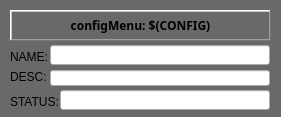
<?xml version="1.0" encoding="UTF-8"?>
<ui version="4.0">
 <class>MainWindow</class>
 <widget class="QMainWindow" name="MainWindow">
  <property name="geometry">
   <rect>
    <x>0</x>
    <y>0</y>
    <width>281</width>
    <height>117</height>
   </rect>
  </property>
  <property name="styleSheet">
   <string notr="true">

QWidget#centralWidget {background-color: rgb(105, 105, 105);}
QPushButton::menu-indicator {image: url(none.png); width: 0}

</string>
  </property>
  <widget class="QWidget" name="centralWidget">
   <widget class="caLineEdit" name="caLineEdit_0">
    <property name="geometry">
     <rect>
      <x>50</x>
      <y>45</y>
      <width>220</width>
      <height>20</height>
     </rect>
    </property>
    <property name="alignment">
     <set>Qt::AlignRight|Qt::AlignTrailing|Qt::AlignVCenter</set>
    </property>
    <property name="channel" stdset="0">
     <string>$(P)$(CONFIG)Menu:currName</string>
    </property>
    <property name="foreground">
     <color>
      <red>0</red>
      <green>255</green>
      <blue>0</blue>
     </color>
    </property>
    <property name="background">
     <color>
      <red>0</red>
      <green>0</green>
      <blue>0</blue>
     </color>
    </property>
    <property name="colorMode">
     <enum>caLineEdit::Static</enum>
    </property>
    <property name="precisionMode">
     <enum>caLineEdit::Channel</enum>
    </property>
    <property name="limitsMode">
     <enum>caLineEdit::Channel</enum>
    </property>
    <property name="maxValue">
     <double>1.000000000000000</double>
    </property>
    <property name="minValue">
     <double>0.000000000000000</double>
    </property>
    <property name="fontScaleMode">
     <enum>caLineEdit::WidthAndHeight</enum>
    </property>
    <property name="formatType">
     <enum>caLineEdit::string</enum>
    </property>
   </widget>
   <widget class="caLineEdit" name="caLineEdit_1">
    <property name="geometry">
     <rect>
      <x>50</x>
      <y>70</y>
      <width>220</width>
      <height>16</height>
     </rect>
    </property>
    <property name="alignment">
     <set>Qt::AlignRight|Qt::AlignTrailing|Qt::AlignVCenter</set>
    </property>
    <property name="channel" stdset="0">
     <string>$(P)$(CONFIG)Menu:currDesc</string>
    </property>
    <property name="foreground">
     <color>
      <red>0</red>
      <green>255</green>
      <blue>0</blue>
     </color>
    </property>
    <property name="background">
     <color>
      <red>0</red>
      <green>0</green>
      <blue>0</blue>
     </color>
    </property>
    <property name="colorMode">
     <enum>caLineEdit::Static</enum>
    </property>
    <property name="precisionMode">
     <enum>caLineEdit::Channel</enum>
    </property>
    <property name="limitsMode">
     <enum>caLineEdit::Channel</enum>
    </property>
    <property name="maxValue">
     <double>1.000000000000000</double>
    </property>
    <property name="minValue">
     <double>0.000000000000000</double>
    </property>
    <property name="fontScaleMode">
     <enum>caLineEdit::WidthAndHeight</enum>
    </property>
    <property name="formatType">
     <enum>caLineEdit::string</enum>
    </property>
   </widget>
   <widget class="caLineEdit" name="caLineEdit_2">
    <property name="geometry">
     <rect>
      <x>60</x>
      <y>90</y>
      <width>210</width>
      <height>20</height>
     </rect>
    </property>
    <property name="alignment">
     <set>Qt::AlignRight|Qt::AlignTrailing|Qt::AlignVCenter</set>
    </property>
    <property name="channel" stdset="0">
     <string>$(P)$(CONFIG)Menu:status</string>
    </property>
    <property name="foreground">
     <color>
      <red>0</red>
      <green>255</green>
      <blue>0</blue>
     </color>
    </property>
    <property name="background">
     <color>
      <red>0</red>
      <green>0</green>
      <blue>0</blue>
     </color>
    </property>
    <property name="colorMode">
     <enum>caLineEdit::Static</enum>
    </property>
    <property name="precisionMode">
     <enum>caLineEdit::Channel</enum>
    </property>
    <property name="limitsMode">
     <enum>caLineEdit::Channel</enum>
    </property>
    <property name="maxValue">
     <double>1.000000000000000</double>
    </property>
    <property name="minValue">
     <double>0.000000000000000</double>
    </property>
    <property name="fontScaleMode">
     <enum>caLineEdit::WidthAndHeight</enum>
    </property>
    <property name="formatType">
     <enum>caLineEdit::string</enum>
    </property>
   </widget>
   <widget class="caLabel" name="caLabel_1">
    <property name="geometry">
     <rect>
      <x>10</x>
      <y>50</y>
      <width>40</width>
      <height>13</height>
     </rect>
    </property>
    <property name="frameShape">
     <enum>QFrame::NoFrame</enum>
    </property>
    <property name="text">
     <string>NAME:</string>
    </property>
    <property name="alignment">
     <set>Qt::AlignLeading|Qt::AlignLeft|Qt::AlignVCenter</set>
    </property>
    <property name="fontScaleMode">
     <enum>ESimpleLabel::WidthAndHeight</enum>
    </property>
    <property name="foreground">
     <color>
      <red>0</red>
      <green>0</green>
      <blue>0</blue>
     </color>
    </property>
    <property name="background">
     <color alpha="0">
      <red>0</red>
      <green>0</green>
      <blue>0</blue>
     </color>
    </property>
   </widget>
   <widget class="caLabel" name="caLabel_2">
    <property name="geometry">
     <rect>
      <x>10</x>
      <y>70</y>
      <width>40</width>
      <height>13</height>
     </rect>
    </property>
    <property name="frameShape">
     <enum>QFrame::NoFrame</enum>
    </property>
    <property name="text">
     <string>DESC:</string>
    </property>
    <property name="alignment">
     <set>Qt::AlignLeading|Qt::AlignLeft|Qt::AlignVCenter</set>
    </property>
    <property name="fontScaleMode">
     <enum>ESimpleLabel::WidthAndHeight</enum>
    </property>
    <property name="foreground">
     <color>
      <red>0</red>
      <green>0</green>
      <blue>0</blue>
     </color>
    </property>
    <property name="background">
     <color alpha="0">
      <red>0</red>
      <green>0</green>
      <blue>0</blue>
     </color>
    </property>
   </widget>
   <widget class="caLabel" name="caLabel_3">
    <property name="geometry">
     <rect>
      <x>10</x>
      <y>95</y>
      <width>54</width>
      <height>13</height>
     </rect>
    </property>
    <property name="frameShape">
     <enum>QFrame::NoFrame</enum>
    </property>
    <property name="text">
     <string>STATUS:</string>
    </property>
    <property name="alignment">
     <set>Qt::AlignLeading|Qt::AlignLeft|Qt::AlignVCenter</set>
    </property>
    <property name="fontScaleMode">
     <enum>ESimpleLabel::WidthAndHeight</enum>
    </property>
    <property name="foreground">
     <color>
      <red>0</red>
      <green>0</green>
      <blue>0</blue>
     </color>
    </property>
    <property name="background">
     <color alpha="0">
      <red>0</red>
      <green>0</green>
      <blue>0</blue>
     </color>
    </property>
   </widget>
   <widget class="caLabel" name="calabel">
    <property name="geometry">
     <rect>
      <x>10</x>
      <y>10</y>
      <width>261</width>
      <height>31</height>
     </rect>
    </property>
    <property name="font">
     <font>
      <family>Yu Mincho Demibold</family>
      <pointsize>9</pointsize>
      <weight>75</weight>
      <bold>true</bold>
     </font>
    </property>
    <property name="frameShape">
     <enum>QFrame::WinPanel</enum>
    </property>
    <property name="frameShadow">
     <enum>QFrame::Raised</enum>
    </property>
    <property name="lineWidth">
     <number>1</number>
    </property>
    <property name="midLineWidth">
     <number>1</number>
    </property>
    <property name="text">
     <string>configMenu: $(CONFIG)</string>
    </property>
    <property name="alignment">
     <set>Qt::AlignCenter</set>
    </property>
    <property name="foreground">
     <color>
      <red>0</red>
      <green>0</green>
      <blue>0</blue>
     </color>
    </property>
    <property name="background">
     <color>
      <red>169</red>
      <green>209</green>
      <blue>239</blue>
     </color>
    </property>
   </widget>
   <zorder>caLabel_1</zorder>
   <zorder>caLabel_2</zorder>
   <zorder>caLabel_3</zorder>
   <zorder>caLineEdit_0</zorder>
   <zorder>caLineEdit_1</zorder>
   <zorder>caLineEdit_2</zorder>
   <zorder>calabel</zorder>
  </widget>
 </widget>
 <customwidgets>
  <customwidget>
   <class>caLabel</class>
   <extends>QLabel</extends>
   <header>caLabel</header>
  </customwidget>
  <customwidget>
   <class>caLineEdit</class>
   <extends>QLineEdit</extends>
   <header>caLineEdit</header>
  </customwidget>
 </customwidgets>
 <resources/>
 <connections/>
</ui>
